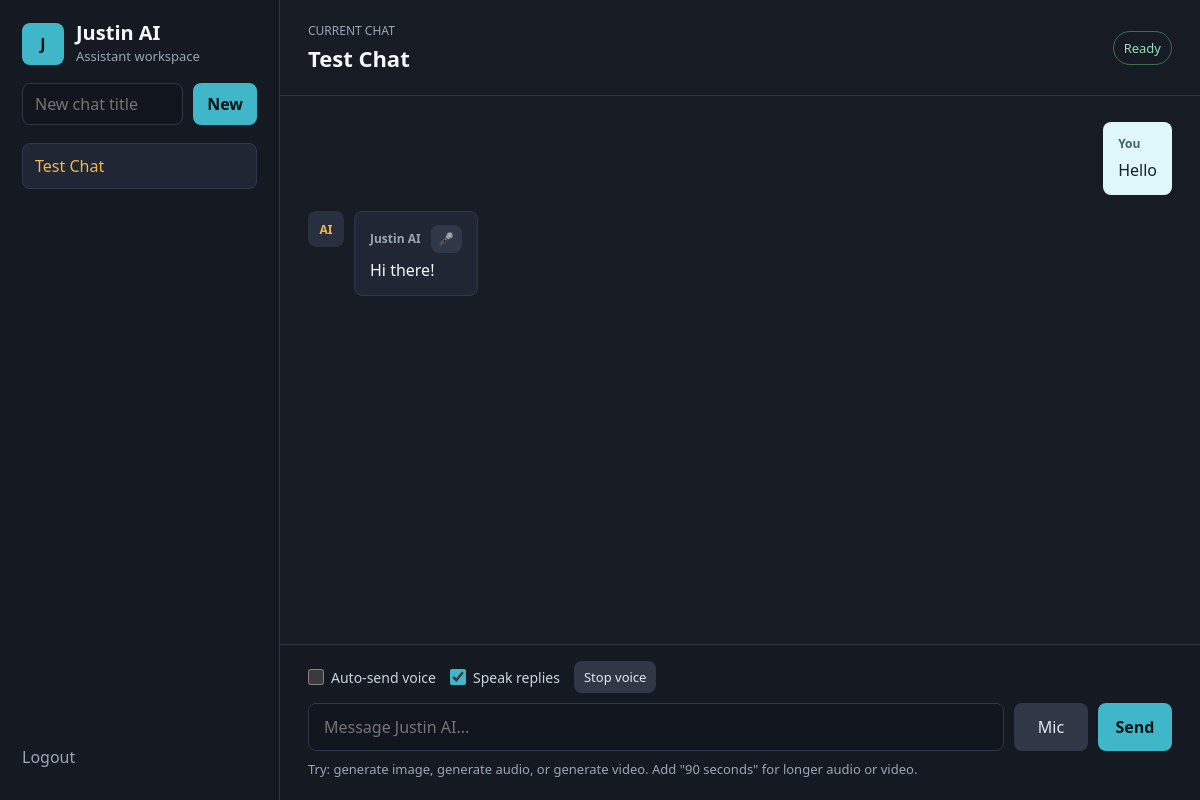
The page / (signed in) on the database its author committed.
### tables this page shows
CREATE TABLE threads (
    id INTEGER PRIMARY KEY AUTOINCREMENT,
    user_id INTEGER,
    title TEXT,
    created_at TIMESTAMP DEFAULT CURRENT_TIMESTAMP,
    FOREIGN KEY (user_id) REFERENCES users (id)
);

CREATE TABLE chats (
    id INTEGER PRIMARY KEY AUTOINCREMENT,
    user_message TEXT,
    ai_reply TEXT,
    created_at TIMESTAMP DEFAULT CURRENT_TIMESTAMP
, user_id INTEGER REFERENCES users(id), thread_id INTEGER, media_type TEXT, media_url TEXT);

### app.py (the view)
@app.route("/")
@login_required
def home():
    threads = get_threads(current_user.id)
    if not threads:
        thread_id = create_thread(current_user.id, "Welcome to Justin AI")
        welcome_msg = "Hello! I'm Justin AI. How can I help you today?"
        save_chat(thread_id, "", welcome_msg)  # Empty user_msg for system
        threads = get_threads(current_user.id)
    current_thread_id = session.get('current_thread_id', threads[0][0] if threads else None)
    if current_thread_id:
        chats = get_chats(current_thread_id)
        current_thread = get_thread(current_thread_id)
    else:
        chats = []
        current_thread = None
    return render_template("index.html", threads=threads, chats=chats, current_thread=current_thread)

### app.py (called while the page is built)
@login_manager.user_loader
def load_user(user_id):
    try:
        user_id = int(user_id)
        user_data = get_user_by_id(user_id)
        if user_data:
            return User(user_data[0], None, user_data[1], user_data[2])
    except:
        pass
    return None

### database.py (called while the page is built)
def get_user_by_id(user_id):
    cursor.execute("SELECT id, name, email FROM users WHERE id = ?", (user_id,))
    return cursor.fetchone()

def get_chats(thread_id):
    cursor.execute("SELECT user_message, ai_reply, media_type, media_url FROM chats WHERE thread_id = ? ORDER BY id DESC", (thread_id,))
    return cursor.fetchall()

def get_threads(user_id):
    cursor.execute("SELECT id, title, created_at FROM threads WHERE user_id = ? ORDER BY created_at DESC", (user_id,))
    return cursor.fetchall()

def get_thread(thread_id):
    cursor.execute("SELECT id, title FROM threads WHERE id = ?", (thread_id,))
    return cursor.fetchone()

### templates/index.html (shortened to what this page needs)
<!DOCTYPE html>
<html lang="en">
<head>
    <link rel="stylesheet" href="{{ url_for('static', filename='style.css') }}">
</head>
<body>
<div class="app-shell">
    <aside class="sidebar">
        <div class="brand-row">
            <div class="brand-mark">J</div>
            <div>
                <h1>Justin AI</h1>
                <p>Assistant workspace</p>
            </div>
        </div>
        <form method="POST" action="/new_thread" class="new-chat-form">
            <input type="text" name="title" placeholder="New chat title">
            <button type="submit">New</button>
        </form>
        <nav class="thread-list" aria-label="Chats">
            {% for thread in threads %}
                <a class="thread-link {% if current_thread and current_thread[0] == thread[0] %}active{% endif %}" href="/select_thread/{{ thread[0] }}">
                    <span>{{ thread[1] }}</span>
                </a>
            {% endfor %}
        </nav>
        <a href="/logout" class="logout-link">Logout</a>
    </aside>
    <main class="chat-panel">
        {% if current_thread %}
            <header class="chat-header">
                <div>
                    <p class="eyebrow">Current chat</p>
                    <h2>{{ current_thread[1] }}</h2>
                </div>
                <div class="status-pill">Ready</div>
            </header>
            <div class="chat-box" id="chat-box">
                {% for chat in chats %}
                    {% if chat[0] %}
                    <div class="message-row user-row">
                        <div class="message user-message">
                            <div class="message-label">You</div>
                            <div>{{ chat[0] }}</div>
                        </div>
                    </div>
                    {% endif %}
                    <div class="message-row ai-row">
                        <div class="avatar">AI</div>
                        <div class="message ai-message">
                            <div class="message-label">
                                Justin AI
                                <button type="button" class="speak-message" data-text="{{ chat[1]|e }}">🎤</button>
                            </div>
                            <span class="ai-text">{{ chat[1] }}</span>
                        </div>
                    </div>
                {% endfor %}
            </div>
            <section class="composer-area">
                <div class="voice-chat-panel">
                    <label>
                        <input type="checkbox" id="auto-send-voice">
                        Auto-send voice
                    </label>
                    <label>
                        <input type="checkbox" id="speak-replies" checked>
                        Speak replies
                    </label>
                    <button type="button" id="stop-speech" class="secondary-button">Stop voice</button>
                </div>
                <form method="POST" action="/chat" id="chat-form" class="chat-form">
                    <input type="text" name="message" id="message-input" placeholder="Message Justin AI..." required>
                    <button type="button" id="voice-button" class="voice-button">Mic</button>
                    <button type="submit" class="send-button">Send</button>
                </form>
                <p class="hint">Try: generate image, generate audio, or generate video. Add "90 seconds" for longer audio or video.</p>
            </section>
        {% else %}
            <section class="empty-state">
                <h2>Select or create a chat</h2>
                <p>Start a conversation from the sidebar.</p>
            </section>
        {% endif %}
    </main>
</div>
</body>
</html>

### rows shown on the page
threads: title "Test Chat"
chats: user_message "Hello", ai_reply "Hi there!"
